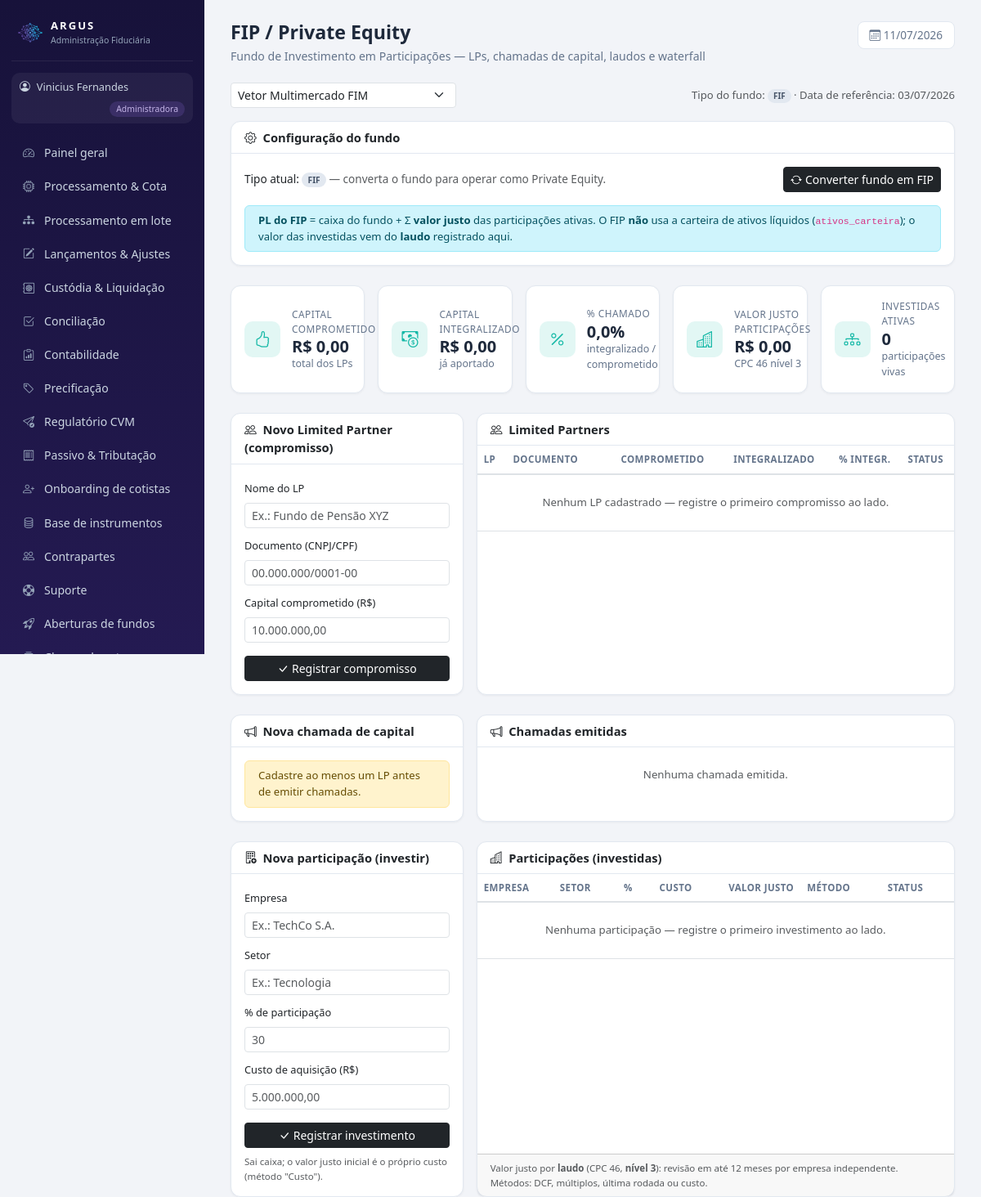
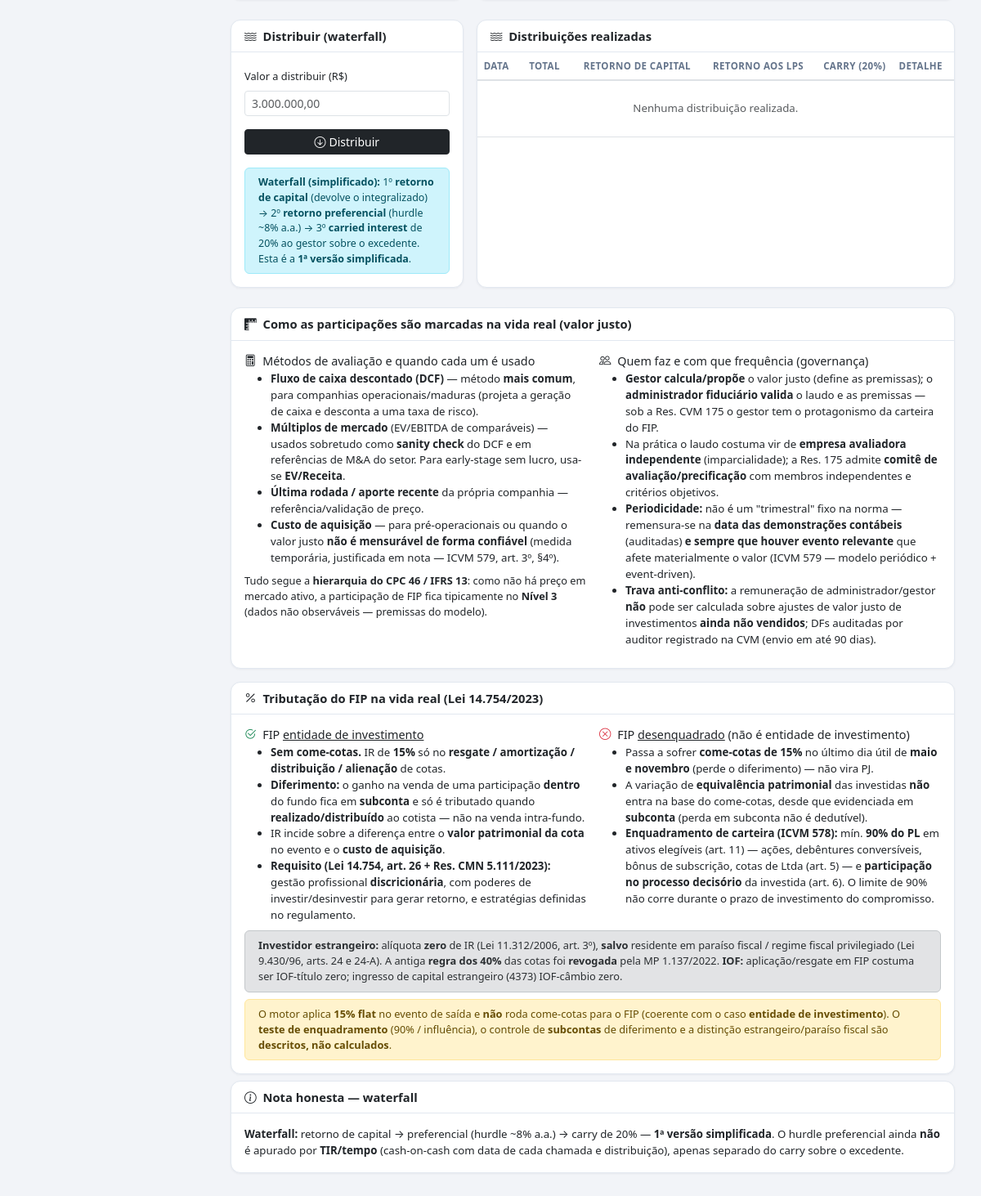
The page /admin/fip.php (signed in) on the database its author committed (2 pictures, top to bottom).
### tables this page shows
CREATE TABLE usuarios (
  id INT AUTO_INCREMENT PRIMARY KEY,
  nome VARCHAR(100) NOT NULL,
  email VARCHAR(120) NOT NULL UNIQUE,
  senha VARCHAR(255) NOT NULL,         
  perfil ENUM('admin','gestor','custodia') NOT NULL,   
  fundo_id INT NULL,
  gestora VARCHAR(150) NULL,
  telefone VARCHAR(30) NULL,
  kyc_status VARCHAR(20) DEFAULT 'Pendente',
  criado_em DATETIME DEFAULT CURRENT_TIMESTAMP
);

CREATE TABLE fundos (
  id INT AUTO_INCREMENT PRIMARY KEY,
  nome VARCHAR(150) NOT NULL,
  cnpj VARCHAR(20),
  classe VARCHAR(50),                  
  publico_alvo VARCHAR(60),            
  condominio VARCHAR(20) DEFAULT 'Aberto',
  status VARCHAR(30) DEFAULT 'Ativo',  
  gestora VARCHAR(120),
  benchmark VARCHAR(30) DEFAULT 'CDI',
  tributacao VARCHAR(20) DEFAULT 'Longo Prazo',    
  provisao_despesas DECIMAL(18,2) DEFAULT 0,       
  tipo_fundo VARCHAR(10) DEFAULT 'FIF',            
  master_id INT DEFAULT NULL,                      
  taxa_adm DECIMAL(8,6) DEFAULT 0.0008,       
  taxa_gestao DECIMAL(8,6) DEFAULT 0.007,
  taxa_performance DECIMAL(8,6) DEFAULT 0,    
  caixa_atual DECIMAL(18,2) DEFAULT 0,
  pl_atual DECIMAL(18,2) DEFAULT 0,
  cota_atual DECIMAL(18,8) DEFAULT 1,
  data_abertura DATE
);

### admin/fip.php (the view, shortened to what the rows shown need)
<?php
require_once __DIR__ . '/../config/db.php';
require_once __DIR__ . '/../includes/auth.php';
require_once __DIR__ . '/../includes/layout.php';
$u = exigir_perfil('admin');
$fundos = $pdo->query("SELECT * FROM fundos WHERE status='Ativo' ORDER BY pl_atual DESC")->fetchAll();
$fid = (int)($_SESSION['admin_fundo_id'] ?? ($fundos[0]['id'] ?? 0));
$fundo = null;
foreach ($fundos as $f) if ((int)$f['id'] === $fid) $fundo = $f;
$data = $fundo ? (ultima_data_carteira($pdo, $fid) ?: date('Y-m-d')) : date('Y-m-d');
$tipoAtual  = $fundo['tipo_fundo'] ?? 'FIF';
$ehFip      = ($tipoAtual === 'FIP');
page_start('FIP / Private Equity', 'FIP / Private Equity', $u,
    'Fundo de Investimento em Participações — LPs, chamadas de capital, laudos e waterfall');
?>
<div class="d-flex justify-content-between align-items-center flex-wrap gap-2 mb-3">
  <?php if ($fundo): ?>
  <div style="font-size:.82rem" class="text-muted">
    Tipo do fundo: <?= badge($tipoAtual, $ehFip ? 'success' : 'secondary') ?> ·
    Data de referência: <?= data_br($data) ?>
  </div>
  <?php endif; ?>
</div>
<?php if (!$fundo): ?>
  <div class="alert alert-warning py-2">Nenhum fundo ativo disponível.</div>
<?php else: ?>
<div class="card mb-4">
  <div class="card-body">
    <div class="d-flex justify-content-between align-items-center flex-wrap gap-2">
      <div style="font-size:.85rem">
        Tipo atual: <?= badge($tipoAtual, $ehFip ? 'success' : 'secondary') ?>
        <?php if (!$ehFip): ?>
          <span class="text-muted">— converta o fundo para operar como Private Equity.</span>
        <?php else: ?>
          <span class="text-muted">— o fundo já opera como FIP.</span>
        <?php endif; ?>
      </div>
    </div>
  </div>
</div>
<div class="row g-3 mb-4">
  <div class="col-lg-8">
    <div class="card h-100">
      <div class="card-body p-0">
        <table class="table table-hover align-middle mb-0" style="font-size:.83rem">
          <thead><tr>
            <th>LP</th><th>Documento</th><th class="text-end">Comprometido</th>
            <th class="text-end">Integralizado</th><th class="text-end">% integr.</th><th class="text-center">Status</th>
          </tr></thead>
        </table>
      </div>
    </div>
  </div>
</div>
<div class="row g-3 mb-4">
  <div class="col-lg-8">
    <div class="card h-100">
      <div class="card-body p-0">
        <table class="table table-hover align-middle mb-0" style="font-size:.83rem">
          <thead><tr>
            <th>Empresa</th><th>Setor</th><th class="text-end">%</th><th class="text-end">Custo</th>
            <th class="text-end">Valor justo</th><th>Método</th><th class="text-center">Status</th><th></th>
          </tr></thead>
        </table>
      </div>
    </div>
  </div>
</div>
<div class="row g-3 mb-4">
  <div class="col-lg-8">
    <div class="card h-100">
      <div class="card-body p-0">
        <table class="table table-hover align-middle mb-0" style="font-size:.83rem">
          <thead><tr>
            <th>Data</th><th class="text-end">Total</th><th class="text-end">Retorno de capital</th>
            <th class="text-end">Retorno aos LPs</th><th class="text-end">Carry (20%)</th><th>Detalhe</th>
          </tr></thead>
        </table>
      </div>
    </div>
  </div>
</div>
<?php endif; ?>
<?php page_end();

### includes/layout.php (shortened to what the rows shown need)
<?php
require_once __DIR__ . '/helpers.php';
function menu_itens(array $u): array {
    $b = base_url();
    if ($u['perfil'] === 'admin') {
        return [
            ['Painel geral',        $b.'admin/index.php',          'bi-speedometer2'],
            ['Processamento & Cota', $b.'admin/processamento.php', 'bi-cpu'],
            ['Processamento em lote', $b.'admin/batch.php',        'bi-diagram-3-fill'],
            ['Lançamentos & Ajustes', $b.'admin/lancamentos.php',  'bi-pencil-square'],
            ['Custódia & Liquidação', $b.'admin/custodia.php',     'bi-safe2'],
            ['Conciliação',         $b.'admin/conciliacao.php',    'bi-check2-square'],
            ['Contabilidade',       $b.'admin/contabilidade.php',  'bi-clipboard-data'],
            ['Precificação',        $b.'admin/precificacao.php',   'bi-tag'],
            ['Regulatório CVM',     $b.'admin/regulatorio.php',    'bi-send-check'],
            ['Passivo & Tributação', $b.'admin/passivo.php',       'bi-receipt'],
            ['Onboarding de cotistas', $b.'admin/onboarding_cotista.php', 'bi-person-plus'],
            ['Base de instrumentos', $b.'admin/ativos.php',        'bi-database'],
            ['Contrapartes',        $b.'admin/contrapartes.php',   'bi-people'],
            ['Suporte',             $b.'admin/tickets.php',        'bi-life-preserver'],
            ['Aberturas de fundos', $b.'admin/aberturas.php',      'bi-rocket-takeoff'],
            ['Classes de cotas',    $b.'admin/classes.php',        'bi-collection'],
            ['Classes & Subclasses', $b.'admin/subclasses.php',    'bi-diagram-3'],
            ['FIP / Private Equity', $b.'admin/fip.php',           'bi-building-gear'],
            ['Carteiras',           $b.'admin/carteiras.php',      'bi-collection'],
            ['Pendências',          $b.'admin/pendencias.php',     'bi-list-task'],
            ['IA · Fraude',         $b.'admin/fraude.php',         'bi-shield-exclamation'],
            ['Repasses',            $b.'admin/repasses.php',       'bi-cash-stack'],
            ['Fundos & Clientes',   $b.'admin/fundos.php',         'bi-folder-plus'],
        ];
    }
    global $pdo;
    $itens = [
        ['Visão geral',       $b.'gestor/index.php',        'bi-speedometer2'],
        ['Aprovação de cota', $b.'gestor/cotas.php',        'bi-clipboard-check'],
        ['Boletar operação',  $b.'gestor/boletas.php',      'bi-receipt-cutoff'],
        ['Catálogo de ativos', $b.'gestor/ativos.php',      'bi-database'],
        ['Carteira',          $b.'gestor/carteira.php',     'bi-pie-chart'],
        ['Caixa & Fluxo',     $b.'gestor/caixa.php',        'bi-wallet2'],
        ['Cotistas',          $b.'gestor/cotistas.php',     'bi-people'],
        ['Acessos de cotistas', $b.'gestor/acessos.php',    'bi-key'],
        ['Performance',       $b.'gestor/performance.php',  'bi-graph-up-arrow'],
        ['Relatórios',        $b.'gestor/relatorios.php',   'bi-file-earmark-text'],
        ['Enquadramento',     $b.'gestor/enquadramento.php','bi-check-circle'],
        ['Assembleias',       $b.'gestor/assembleias.php',  'bi-megaphone'],
        ['Comunicados',       $b.'gestor/comunicados.php',  'bi-chat-left-text'],
        ['Chamados de cotistas', $b.'gestor/chamados_cotistas.php', 'bi-chat-dots'],
        ['Equipe do fundo',   $b.'gestor/equipe.php',       'bi-people-fill'],
        ['Criar fundo',       $b.'gestor/novo_fundo.php',   'bi-plus-square'],
        ['Suporte',           $b.'gestor/tickets.php',      'bi-life-preserver'],
    ];
    $livres = ['Equipe do fundo', 'Criar fundo', 'Suporte'];
    $fundo = fundo_do_usuario($pdo, $u);
    $fid = (int)$fundo['id'];
    $principal = eh_principal($pdo, $u, $fid);
    $mapa = permissao_de_menu();
    return array_values(array_filter($itens, function ($it) use ($mapa, $principal, $pdo, $u, $fid, $livres) {
        if (in_array($it[0], $livres, true)) return true;
        $req = $mapa[$it[0]] ?? null;
        if ($req === null) return true;
        if ($req === '__principal__') return $principal;
        return $principal || pode($pdo, $u, $fid, $req);
    }));
}
function page_start(string $titulo, string $ativo, array $u, string $subtitulo = ''): void {
    $b = base_url();
    $perfilRotulo = ['admin' => 'Administradora', 'gestor' => 'Gestor', 'custodia' => 'Custodiante'][$u['perfil']] ?? $u['perfil'];
    $perfilCor    = ['admin' => 'gold', 'gestor' => 'teal'][$u['perfil']] ?? 'blue';
    ?><!DOCTYPE html>
<html lang="pt-BR">
<head>
<link href="https://cdn.jsdelivr.net/npm/bootstrap@5.3.3/dist/css/bootstrap.min.css" rel="stylesheet">
<link href="https://cdn.jsdelivr.net/npm/bootstrap-icons@1.11.3/font/bootstrap-icons.min.css" rel="stylesheet">
<link href="https://cdn.jsdelivr.net/npm/flatpickr@4.6.13/dist/flatpickr.min.css" rel="stylesheet">
<link href="<?= $b ?>assets/css/style.css" rel="stylesheet">
</head>
<body>
<div class="app-wrap">
  <aside class="sidebar">
    <div class="brand">
      <img src="<?= $b ?>assets/favicon.png" class="brand-mark" alt="Argus">
      <div>
      </div>
    </div>
    <div class="perfil-chip chip-<?= $perfilCor ?>">
      <i class="bi bi-person-circle"></i> <?= e_html($u['nome']) ?>
      <span><?= $perfilRotulo ?></span>
    </div>
    <nav class="menu">
      <?php foreach (menu_itens($u) as [$rotulo, $href, $icone]): ?>
        <a href="<?= $href ?>" class="<?= $rotulo === $ativo ? 'ativo' : '' ?>">
        </a>
      <?php endforeach; ?>
    </nav>
  </aside>
  <main class="conteudo">
    <div class="titulo-pagina">
      <div>
        <h1><?= e_html($titulo) ?></h1>
      </div>
    </div>
<?php
}
function page_end(): void {
    ?>
  </main>
</div>
</body>
</html><?php
}

### includes/helpers.php (shortened to what the rows shown need)
<?php
function e_html($s): string { return htmlspecialchars((string)$s, ENT_QUOTES, 'UTF-8'); }
function badge(string $texto, string $cor): string {
    return '<span class="badge badge-soft-' . $cor . '">' . e_html($texto) . '</span>';
}
function data_br($d): string {
    return date('d/m/Y', strtotime($d));
}
function ultima_data_carteira(PDO $pdo, int $fid): ?string {
    $st = $pdo->prepare('SELECT MAX(data_ref) FROM ativos_carteira WHERE fundo_id = ?');
    $st->execute([$fid]);
    return $st->fetchColumn() ?: null;
}

### rows shown on the page
usuarios: nome "Vinicius Fernandes", perfil "Administradora"
fundos: tipo_fundo "FIF FIF"

### other values the page prints
e_html($rotulo) "Painel geral"
e_html($rotulo) "Processamento & Cota"
e_html($rotulo) "Processamento em lote"
e_html($rotulo) "Lançamentos & Ajustes"
e_html($rotulo) "Custódia & Liquidação"
e_html($rotulo) "Conciliação"
e_html($rotulo) "Contabilidade"
e_html($rotulo) "Precificação"
e_html($rotulo) "Regulatório CVM"
e_html($rotulo) "Passivo & Tributação"
e_html($rotulo) "Onboarding de cotistas"
e_html($rotulo) "Base de instrumentos"
e_html($rotulo) "Contrapartes"
e_html($rotulo) "Suporte"
e_html($rotulo) "Aberturas de fundos"
